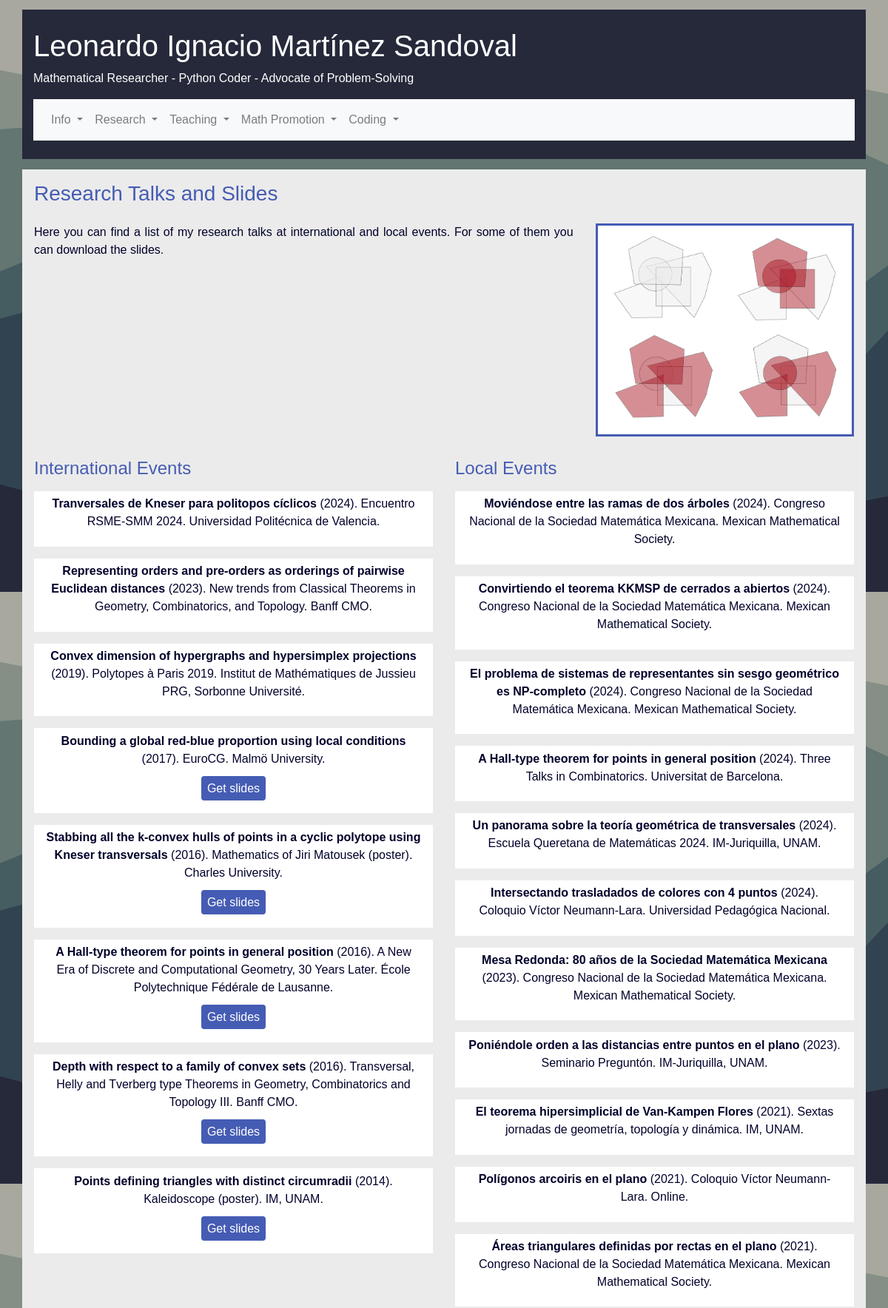
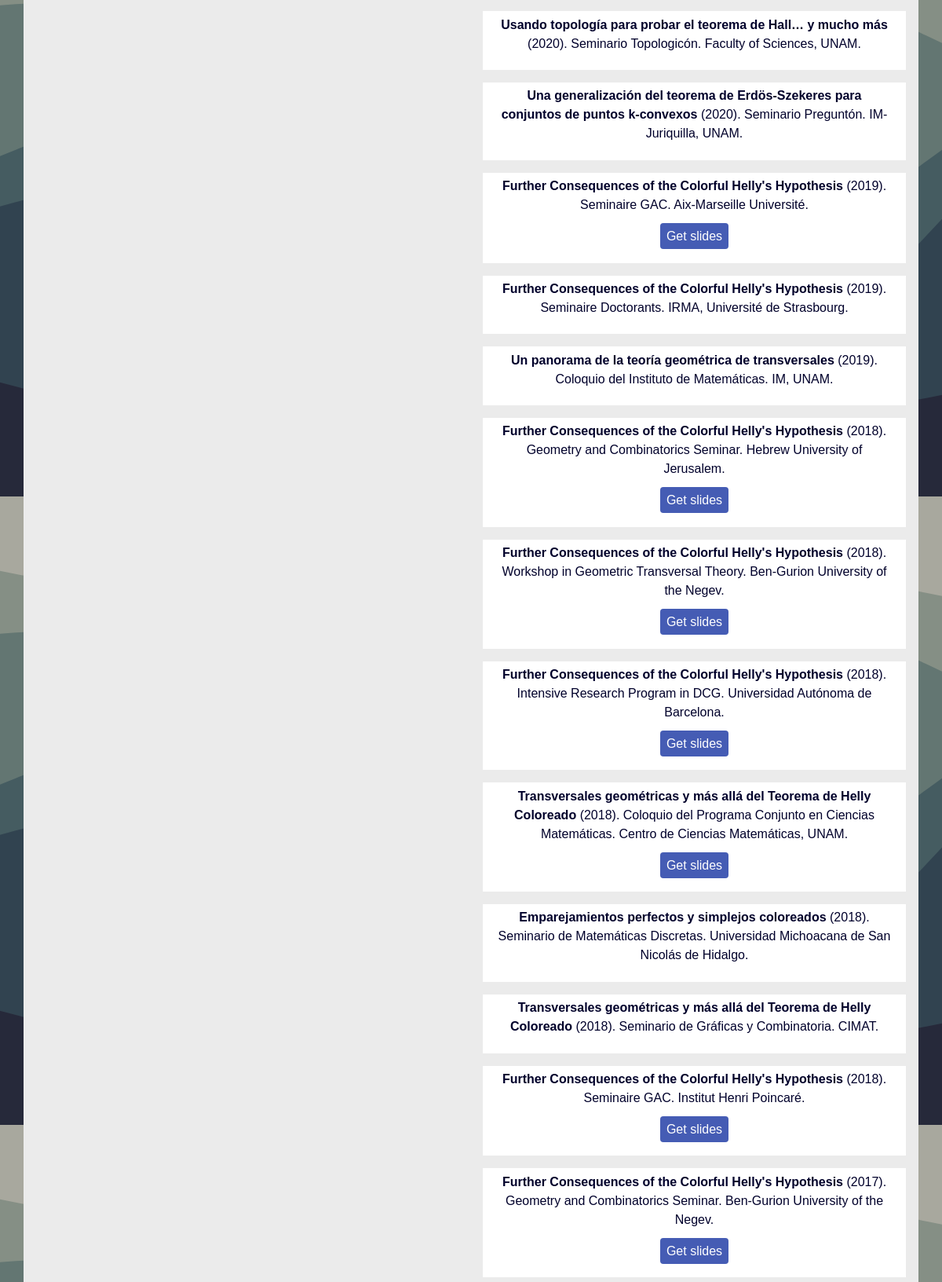
Page /tresearch (upper part) on the committed database (2 pictures, top to bottom).
### personalpage/models.py (models this page shows, shortened)
class Talk(db.Model):
    __tablename__ = 'talk'
    id = db.Column(db.Integer, primary_key=True)
    date = db.Column(db.Date(), default=date.today())
    title = db.Column(db.String(80), unique=True, nullable=False)
    slides = db.Column(db.String(140))
    event = db.Column(db.String(140), nullable=False)
    event_type =  db.Column(db.String(80), nullable=False)
    event_type_spa = db.Column(db.String(80), nullable=False)
    institution = db.Column(db.Integer, db.ForeignKey('institution.id'))
    location = db.Column(db.Integer, db.ForeignKey('location.id'))

class Institution(db.Model):
    __tablename__ = 'institution'
    id = db.Column(db.Integer, primary_key=True)
    name = db.Column(db.String(80), unique=True, nullable=False)
    name_spa = db.Column(db.String(80), unique=True, nullable=False)
    location = db.Column(db.Integer, db.ForeignKey('location.id'))

### personalpage/cv.py (the view)
@app.route("/tresearch")
def tresearch():
    talks = Talk.query\
        .select_from(Talk)\
        .join(Institution)\
        .join(Location,Talk.location==Location.id)\
        .add_entity(Institution)\
        .add_entity(Location)\
        .all()
    return render_template("personalpage/tresearch.html", talks=talks)

### personalpage/templates/personalpage/tresearch.html
{% extends "body_template.html" %}
    {% block content %}
    <div class="container outter pt-3 pl-3 pr-3">
        <h3>Research Talks and Slides</h3>
        <div class="row pt-3">
            <div class="col-md-8">
            <p style="text-align: justify"> Here you can find a list of my research talks at international and local events. For some of them you can
            download the slides. </p>
        </div>
        <div class="col-md-4" id="data">
            <div class="blockitem">
                <img class="img-fluid" src="/static/helly-3.png"></img>
            </div>
            </div>
        </div>
        <div class="row pt-3">
            <div class="col-lg-6">
                <h4> International Events </h4>
                    {% for item in talks | sort(attribute='Talk.date', reverse = True ) %}
                    {% if item.Talk.event_type == "r_int" %}
                    <div class="paperitem wrapper mb-3 mt-3">
                        <div class="prob-info">
                            <p><strong> {{ item.Talk.title }}</strong> ({{item.Talk.date.strftime('%Y')}}). {{ item.Talk.event }}. {{ item.Institution.name + '.' if item.Institution.name}}
                            {% if item.Talk.slides %}</p>
                            <p><a href="/static/slides/{{ item.Talk.slides }}" class="goodie" target="_blank"> Get slides</a></p>
                            {% endif %}
                        </div>
                    </div>
                    {% endif %}
                    {% endfor %}
            </div>
            <div class="col-lg-6">
                <h4> Local Events </h4>
                {% for item in talks | sort(attribute='Talk.date', reverse = True )%}
                    {% if item.Talk.event_type == "r_local" %}
                    <div class="paperitem wrapper mb-3 mt-3">
                        <div class="prob-info">
                            <p><strong> {{ item.Talk.title }}</strong> ({{item.Talk.date.strftime('%Y')}}). {{ item.Talk.event }}. {{ item.Institution.name + '.' if item.Institution.name}}
                            {% if item.Talk.slides %}</p>
                            <p><a href="/static/slides/{{ item.Talk.slides }}" class="goodie" target="_blank"> Get slides</a></p>
                            {% endif %}
                        </div>
                    </div>
                    {% endif %}
                    {% endfor %}
            </div>
        </div>
    </div>
    {% endblock %}

### personalpage/static/personal.css (style rules this page uses)
a { color:rgb(69,92,180);; }
a.goodie { background-color:rgb(69,92,180);; padding:8px; margin:5pt 5pt; margin-top:20pt; color: white; width: fit-content; border-radius: 4px; }
body { background-image: url("/static/stacked-waves-haikei.svg"); background-size: 100% auto; background-attachment: fixed; color: rgb(0,0,43); font-family: 'Calibri Light', Calibri, 'Gill Sans', 'Gill Sans MT', 'Trebuchet MS', sans-serif; }
div.container.outter { background-color: rgb(235,235,235); }
div.blockitem { border-style: solid; border-color: rgb(69,92,180); text-align: center; padding:2%; margin-bottom:10pt; background-color: white; }
div.paperitem { text-align: center; margin-top: 15pt; background-color: white; }
div.prob-info { padding:1% 3%; }
div.wrapper { float:none; overflow: hidden; }
h4, h3 { color: rgb(69,92,180);; }

### rows in the picture
Talk: Talk "Tranversales de Kneser para politopos cíclicos", Talk "2024", Talk.event "Encuentro RSME-SMM 2024", Institution "Universidad Politécnica de Valencia."
Talk: Talk "Representing orders and pre-orders as orderings of pairwise Euclidean distances", Talk "2023", Talk.event "New trends from Classical Theorems in Geometry, Combinatorics, and Topology", Institution "Banff CMO."
Talk: Talk "Convex dimension of hypergraphs and hypersimplex projections", Talk "2019", Talk.event "Polytopes à Paris 2019", Institution "Institut de Mathématiques de Jussieu PRG, Sorbonne Université."
Talk: Talk "Bounding a global red-blue proportion using local conditions", Talk "2017", Talk.event "EuroCG", Institution "Malmö University."
Talk: Talk "Stabbing all the k-convex hulls of points in a cyclic polytope using Kneser transversals", Talk "2016", Talk.event "Mathematics of Jiri Matousek (poster)", Institution "Charles University."
Talk: Talk "A Hall-type theorem for points in general position", Talk "2016", Talk.event "A New Era of Discrete and Computational Geometry, 30 Years Later", Institution "École Polytechnique Fédérale de Lausanne."
Talk: Talk "Depth with respect to a family of convex sets", Talk "2016", Talk.event "Transversal, Helly and Tverberg type Theorems in Geometry, Combinatorics and Topology III", Institution "Banff CMO."
Talk: Talk "Points defining triangles with distinct circumradii", Talk "2014", Talk.event "Kaleidoscope (poster)", Institution "IM, UNAM."
Talk: Talk "Moviéndose entre las ramas de dos árboles", Talk "2024", Talk.event "Congreso Nacional de la Sociedad Matemática Mexicana", Institution "Mexican Mathematical Society."
Talk: Talk "Convirtiendo el teorema KKMSP de cerrados a abiertos", Talk "2024", Talk.event "Congreso Nacional de la Sociedad Matemática Mexicana", Institution "Mexican Mathematical Society."
Talk: Talk "El problema de sistemas de representantes sin sesgo geométrico es NP-completo", Talk "2024", Talk.event "Congreso Nacional de la Sociedad Matemática Mexicana", Institution "Mexican Mathematical Society."
Talk: Talk "A Hall-type theorem for points in general position", Talk "2024", Talk.event "Three Talks in Combinatorics", Institution "Universitat de Barcelona."
Talk: Talk "Un panorama sobre la teoría geométrica de transversales", Talk "2024", Talk.event "Escuela Queretana de Matemáticas 2024", Institution "IM-Juriquilla, UNAM."
Talk: Talk "Intersectando trasladados de colores con 4 puntos", Talk "2024", Talk.event "Coloquio Víctor Neumann-Lara", Institution "Universidad Pedagógica Nacional."
Talk: Talk "Mesa Redonda: 80 años de la Sociedad Matemática Mexicana", Talk "2023", Talk.event "Congreso Nacional de la Sociedad Matemática Mexicana", Institution "Mexican Mathematical Society."
Talk: Talk "Poniéndole orden a las distancias entre puntos en el plano", Talk "2023", Talk.event "Seminario Preguntón", Institution "IM-Juriquilla, UNAM."
Talk: Talk "El teorema hipersimplicial de Van-Kampen Flores", Talk "2021", Talk.event "Sextas jornadas de geometría, topología y dinámica", Institution "IM, UNAM."
Talk: Talk "Polígonos arcoiris en el plano", Talk "2021", Talk.event "Coloquio Víctor Neumann-Lara", Institution "Online."
Talk: Talk "Áreas triangulares definidas por rectas en el plano", Talk "2021", Talk.event "Congreso Nacional de la Sociedad Matemática Mexicana", Institution "Mexican Mathematical Society."
Talk: Talk "Usando topología para probar el teorema de Hall… y mucho más", Talk "2020", Talk.event "Seminario Topologicón", Institution "Faculty of Sciences, UNAM."
Talk: Talk "Una generalización del teorema de Erdös-Szekeres para conjuntos de puntos k-convexos", Talk "2020", Talk.event "Seminario Preguntón", Institution "IM-Juriquilla, UNAM."
Talk: Talk "Further Consequences of the Colorful Helly's Hypothesis", Talk "2019", Talk.event "Seminaire GAC", Institution "Aix-Marseille Université."
Talk: Talk "Further Consequences of the Colorful Helly's Hypothesis", Talk "2019", Talk.event "Seminaire Doctorants", Institution "IRMA, Université de Strasbourg."
Talk: Talk "Un panorama de la teoría geométrica de transversales", Talk "2019", Talk.event "Coloquio del Instituto de Matemáticas", Institution "IM, UNAM."
Talk: Talk "Further Consequences of the Colorful Helly's Hypothesis", Talk "2018", Talk.event "Geometry and Combinatorics Seminar", Institution "Hebrew University of Jerusalem."
Talk: Talk "Further Consequences of the Colorful Helly's Hypothesis", Talk "2018", Talk.event "Workshop in Geometric Transversal Theory", Institution "Ben-Gurion University of the Negev."
Talk: Talk "Further Consequences of the Colorful Helly's Hypothesis", Talk "2018", Talk.event "Intensive Research Program in DCG", Institution "Universidad Autónoma de Barcelona."
Talk: Talk "Transversales geométricas y más allá del Teorema de Helly Coloreado", Talk "2018", Talk.event "Coloquio del Programa Conjunto en Ciencias Matemáticas", Institution "Centro de Ciencias Matemáticas, UNAM."
Talk: Talk "Emparejamientos perfectos y simplejos coloreados", Talk "2018", Talk.event "Seminario de Matemáticas Discretas", Institution "Universidad Michoacana de San Nicolás de Hidalgo."
Talk: Talk "Transversales geométricas y más allá del Teorema de Helly Coloreado", Talk "2018", Talk.event "Seminario de Gráficas y Combinatoria", Institution "CIMAT."
Talk: Talk "Further Consequences of the Colorful Helly's Hypothesis", Talk "2018", Talk.event "Seminaire GAC", Institution "Institut Henri Poincaré."
Talk: Talk "Further Consequences of the Colorful Helly's Hypothesis", Talk "2017", Talk.event "Geometry and Combinatorics Seminar", Institution "Ben-Gurion University of the Negev."
